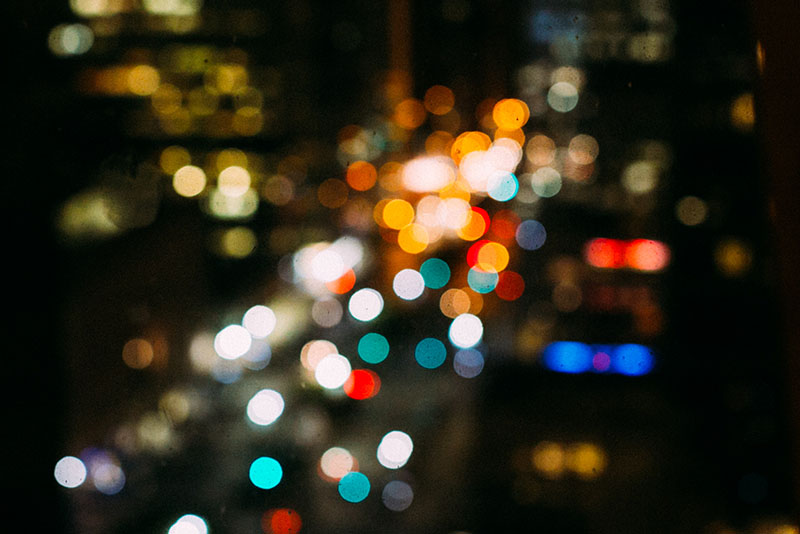
#> input picture M6 - Computer Vision/CV_projects/img/bokeh.jpg, 800 x 534 px
$ python apply_filter.py
#> lines starting #> are read from the running program, lines starting #| are printed output that depends on the picture; after the words box and inside, x2 and y2 are one past the last pixel; in counts of white or black regions, pixels touching at a corner belong together
import cv2
import numpy as np
import matplotlib.pyplot as plt
plt.rcParams['image.cmap'] = 'gray'


img1 = cv2.imread('../img/bokeh.jpg')
#> img1 is the input picture: shape (534, 800, 3); mean B, G, R 28.9, 43.6, 48.9
img2 = cv2.imread('../img/beach.jpg')
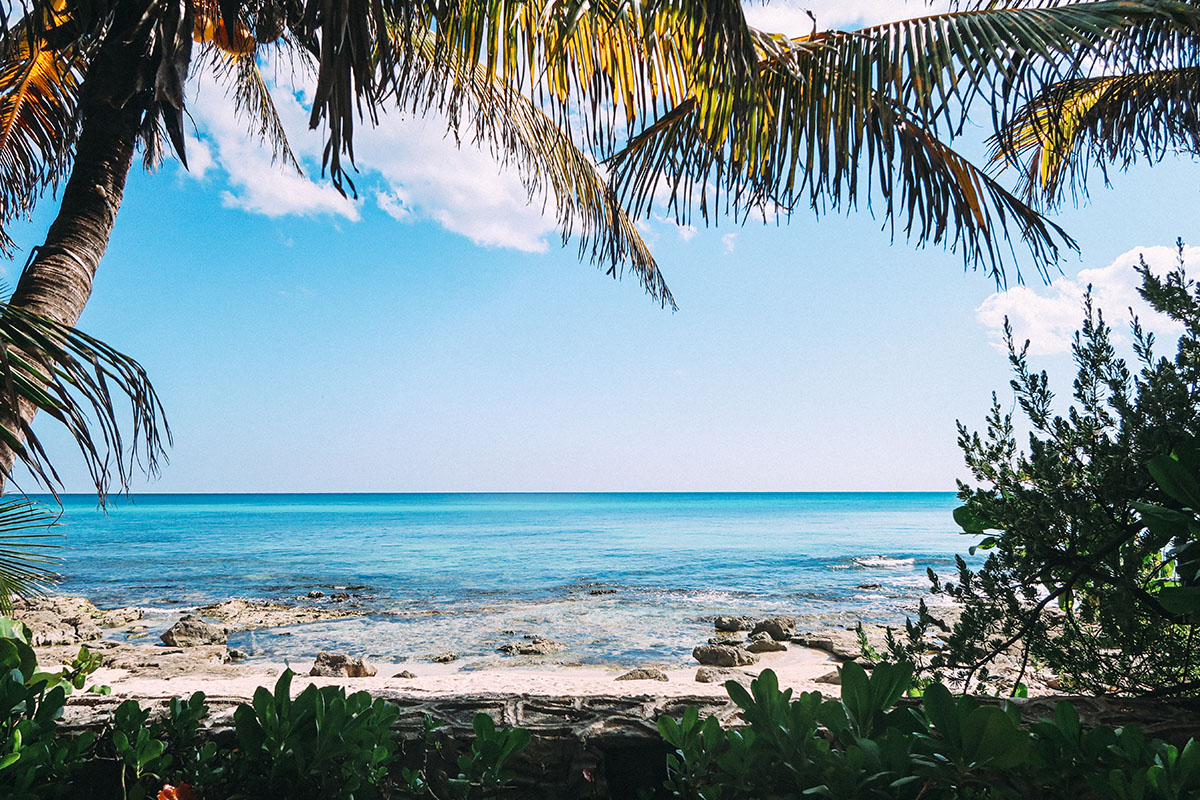
#> input picture M6 - Computer Vision/CV_projects/img/beach.jpg, 1200 x 800 px
#> img2 is the input picture: shape (800, 1200, 3); mean B, G, R 151.5, 144.2, 122.5


threshold_value = 128
threshold_type = cv2.THRESH_BINARY

threshold_types = [cv2.THRESH_BINARY, cv2.THRESH_BINARY_INV, cv2.THRESH_TOZERO, cv2.THRESH_TOZERO_INV, cv2.THRESH_TRUNC]

window_name = 'threshold'

img_copy = img2.copy()
gray_img = cv2.cvtColor(img_copy, cv2.COLOR_BGR2GRAY)
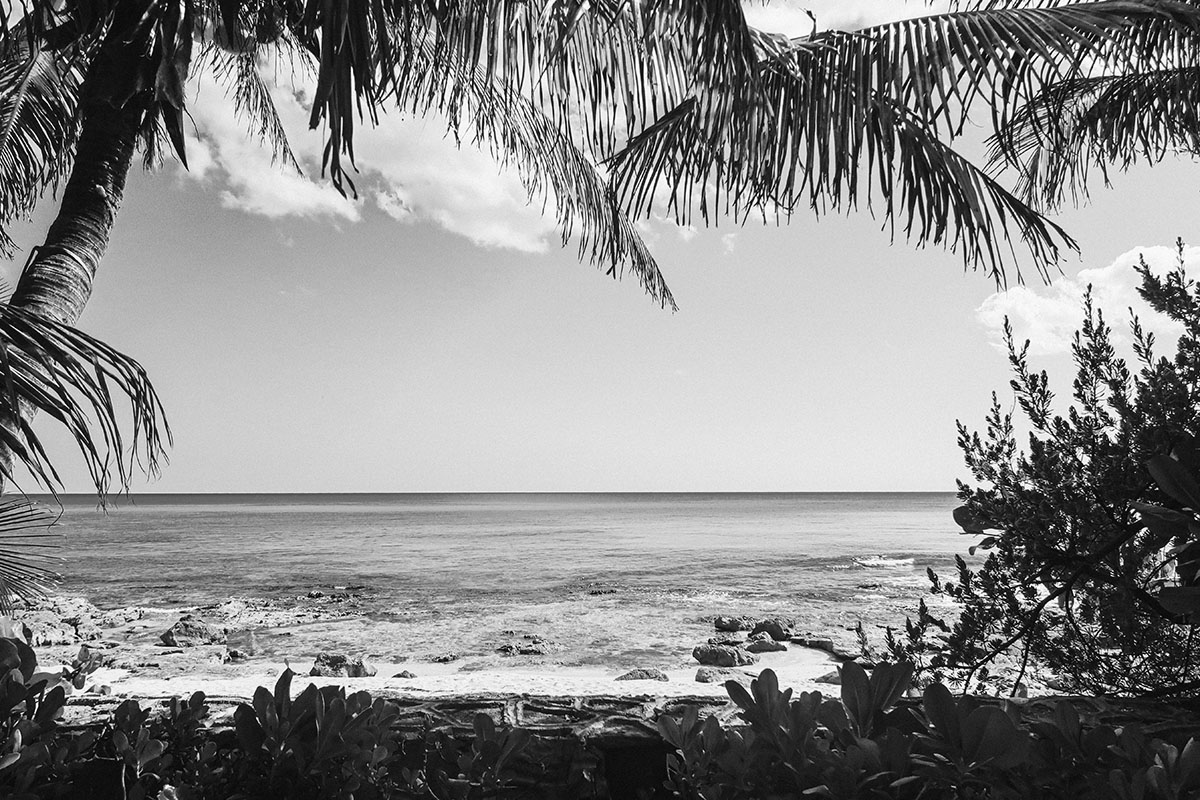
#> gray_img: shape (800, 1200); min 0, max 255, mean 138.6

cv2.namedWindow(window_name, cv2.WINDOW_AUTOSIZE)


def change_threshold_value(val):
#> called with val = 128
    threshold_value = val
    ret, thresh = cv2.threshold(gray_img, threshold_value, 255, threshold_type)
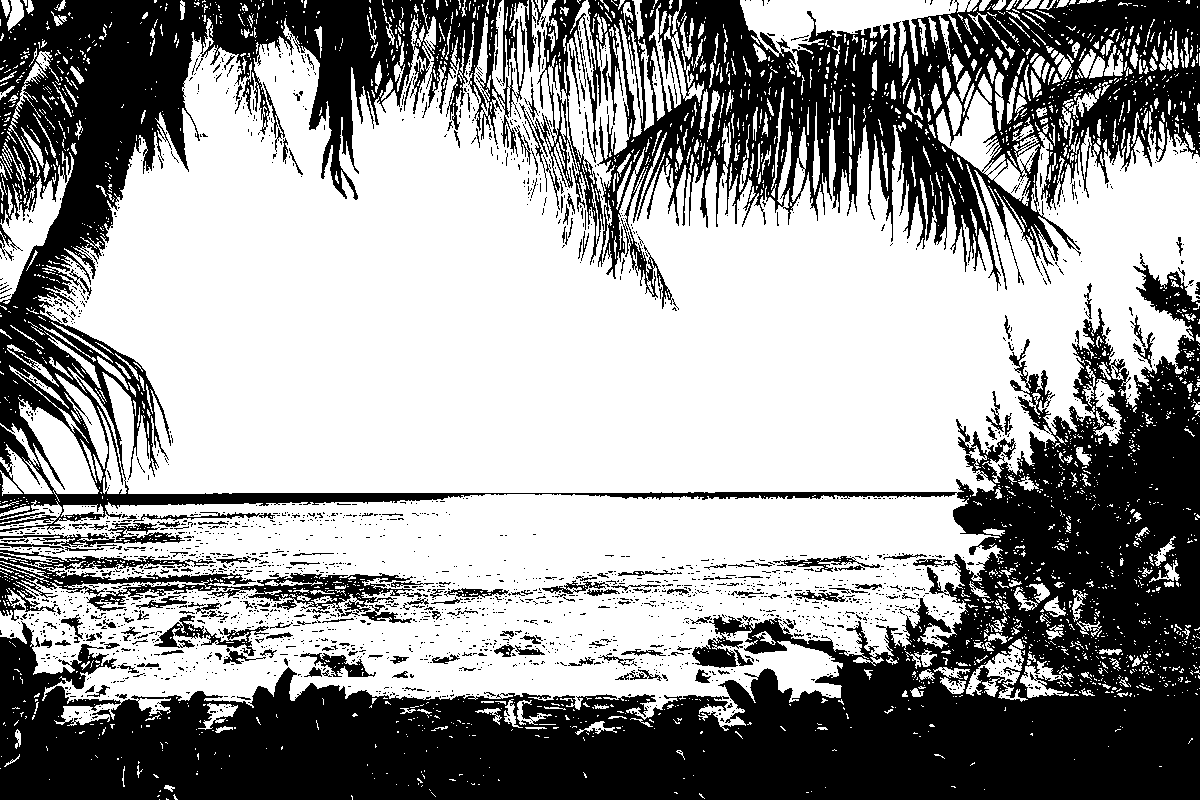
#> thresh: shape (800, 1200); 59.5% white; 2300 black regions (2100 under 20 px), largest, box (x1, y1, x2, y2) and area: (0, 0, 1200, 800) 274844, (585, 0, 1200, 310) 78202, (0, 550, 422, 621) 8506
#> ret = 128
    cv2.imshow(window_name, thresh)


# [4 lines of commented-out code are left out]


cv2.createTrackbar("Threshold Value", window_name, threshold_value, 255, change_threshold_value)
# cv2.createTrackbar('Threshold Type', window_name, threshold_type, 4, change_threshold_type)


cv2.imshow(window_name, gray_img)
cv2.waitKey()
cv2.destroyAllWindows()
cv2.waitKey(1)
